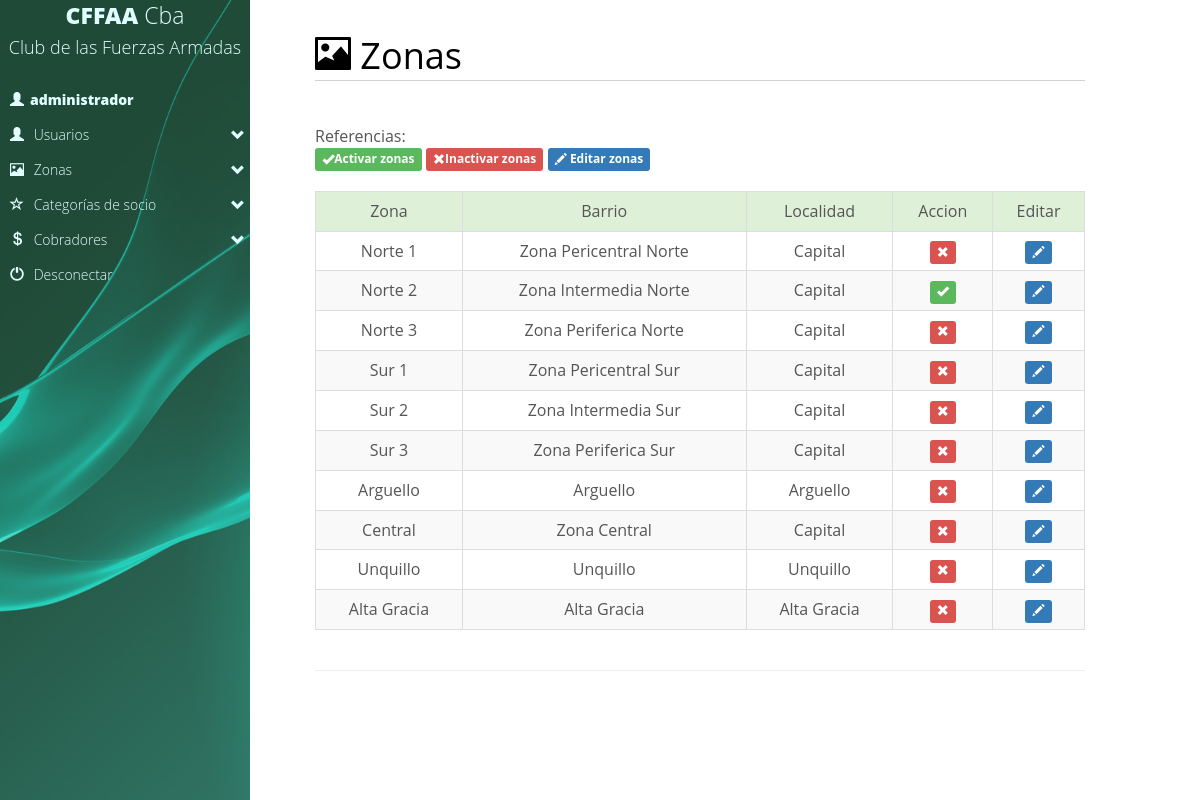
Page /club/consultarzonas.php (signed in) on the committed database.
### tables this page shows
CREATE TABLE `zonas` (
  `id` int(10) UNSIGNED NOT NULL,
  `descripcion` varchar(255) NOT NULL,
  `observacion` text,
  `barrio` varchar(255) NOT NULL,
  `localidad_id` int(10) UNSIGNED NOT NULL,
  `estado` enum('Activo','Inactivo') NOT NULL DEFAULT 'Activo',
  `fechaalta` date DEFAULT NULL,
  `idaltausuario` varchar(255) DEFAULT NULL,
  `fechaupdate` date DEFAULT NULL,
  `idmodificausuario` varchar(255) DEFAULT NULL
);

CREATE TABLE `localidades` (
  `id` int(10) UNSIGNED NOT NULL,
  `provincia_id` int(10) UNSIGNED NOT NULL,
  `descripcion` varchar(255) NOT NULL,
  `created_at` timestamp NULL DEFAULT NULL,
  `updated_at` timestamp NULL DEFAULT NULL
);

### club/consultarzonas.php (the view, shortened to what this page needs)
<!DOCTYPE html>
<html lang="en">
<head>
	<link href="css/botones.css" rel="stylesheet">
	<link rel="stylesheet" href="css/bootstrap.min.css" />
	<link href="css/menulateral.css" rel="stylesheet">
	<link href="css/animate.css" rel="stylesheet">
	<link href="css/noticiasstyle.css" rel="stylesheet">
</head>
<body>
<div id="container">
	<div style="position:fixed;width:100%; z-index: 10000;">
		<?php include_once "menu.php" ?>
	</div>
	<div class="row" style="max-width:100%; margin-left:0px; margin-right:0px;">
		<div class="col-md-8 col-lg-8 col-xs-12 col-sm-12">
			<div class="main1">
				<div class="content">
					<h2><span class="glyphicon glyphicon-picture"></span>&nbsp;Zonas</h2>
						<br><br>
						Referencias:<br>
						<span class="label label-success"><span class="glyphicon glyphicon-ok" aria-hidden="true"></span>Activar zonas</span>&nbsp;<span class="label label-danger"><span class="glyphicon glyphicon-remove" aria-hidden="true"></span>Inactivar zonas</span>&nbsp;<span class="label label-primary"><span class="glyphicon glyphicon-pencil" aria-hidden="true"></span> Editar zonas</span>
						<br><br>
						<div class="table-responsive">
							<table class="table table-striped table-bordered">
								<tr>
								<th class="success text-center">Zona</th>
								<th class="success text-center">Barrio</th>
								<th class="success text-center">Localidad</th>
								<th class="success text-center">Accion</th>
								<th class="success text-center">Editar</th>
								</tr>
								<?php
									$elsql="SELECT z.id as idzona, z.descripcion as zona, z.barrio as barrio, z.estado as estado, l.descripcion as localidad FROM zonas z INNER JOIN localidades l on l.id = z.localidad_id INNER JOIN provincias p on p.id = l.provincia_id";
									$select = mysql_query($elsql);
									while($datos = mysql_fetch_array($select)) {
									?>
									<tr>
										<td class="text-center"><?php echo $datos['zona'];?></td>
										<td class="text-center"><?php echo $datos['barrio'];?></td>
										<td class="text-center"><?php echo $datos['localidad'];?></td>
										<td class="text-center">
										<?php if ($datos['estado']=="Activo")
											{
											?><span class="label label-danger text-center">
											<a href="consultarzonas.php?accion=baja&idz=<?php echo $datos['idzona'];?>&close=dor">
											<font color=white><span class="glyphicon glyphicon-remove" aria-hidden="true"></span></font></a>
											</span>
											<?php
											}
											{ ?>
											<?php }
											if ($datos['estado']=="Inactivo")
											{
												 ?>
												<span class="label label-success text-center">
												<a href="consultarzonas.php?accion=alta&idz=<?php echo $datos['idzona'];?>&close=dor">
												<font color=white><span class="glyphicon glyphicon-ok" aria-hidden="true"></span></font></a>
												</span>
											<?php
											}?>
										</td>
										<td class="text-center">
										<span class="label label-primary text-center">
										<a href="modificarzonas.php?accion=modifica&idz=<?php echo $datos['idzona'];?>&close=dor">
										<font color=white><span class="glyphicon glyphicon-pencil" aria-hidden="true"></span></font></a>
										</span>
										</td>
									</tr>
									<?php
									} ;
								?>
							</table>
						</div><hr>
				</div>
			</div>
			<br>
			<br>
		</div>
	</div>
</div>
</body>
</html>

### club/css/menulateral.css (style rules this page uses)
body { margin: 0px; padding: 0px; }

### club/css/noticiasstyle.css (style rules this page uses)
html,body,div,span,applet,object,iframe,h1,h2,h3,h4,h5,h6,p,blockquote,pre,a,abbr,acronym,address,big,cite,code,del,dfn,em,img,ins,kbd,q,s,samp,small,strike,strong,sub,sup,tt,var,b,u,i,dl,dt,dd,ol,nav ul,nav li,fieldset,form,label,legend,table,caption,tbody,tfoot,thead,tr,th,td,article,aside,canvas,details,embed,figure,figcaption,footer,header,hgroup,menu,nav,output,ruby,section,summary,time,mark,audio,video { margin:0;padding:0;border:0;font-size:100%;font:inherit;vertical-align:baseline; }
table { border-collapse:collapse;border-spacing:0; }
a { text-decoration:none; }
body { font-family:'open sans', sans-serif; font-size: 100%; background: #ffffff; color:#555555; }
.content h2 { font-size: 36px; color: #000; border-bottom: 1px solid rgb(209, 209, 209); }
.main1 { margin: 4% 0 0; }

### rows in the picture
zonas: descripcion "Norte 1", barrio "Zona Pericentral Norte", localidad.descripcion "Capital"
zonas: descripcion "Norte 2", barrio "Zona Intermedia Norte", localidad.descripcion "Capital"
zonas: descripcion "Norte 3", barrio "Zona Periferica Norte", localidad.descripcion "Capital"
zonas: descripcion "Sur 1", barrio "Zona Pericentral Sur", localidad.descripcion "Capital"
zonas: descripcion "Sur 2", barrio "Zona Intermedia Sur", localidad.descripcion "Capital"
zonas: descripcion "Sur 3", barrio "Zona Periferica Sur", localidad.descripcion "Capital"
zonas: descripcion "Arguello", barrio "Arguello", localidad.descripcion "Arguello"
zonas: descripcion "Central", barrio "Zona Central", localidad.descripcion "Capital"
zonas: descripcion "Unquillo", barrio "Unquillo", localidad.descripcion "Unquillo"
zonas: descripcion "Alta Gracia", barrio "Alta Gracia", localidad.descripcion "Alta Gracia"

### other values in the picture
$_SESSION['usuario'] "administrador"
